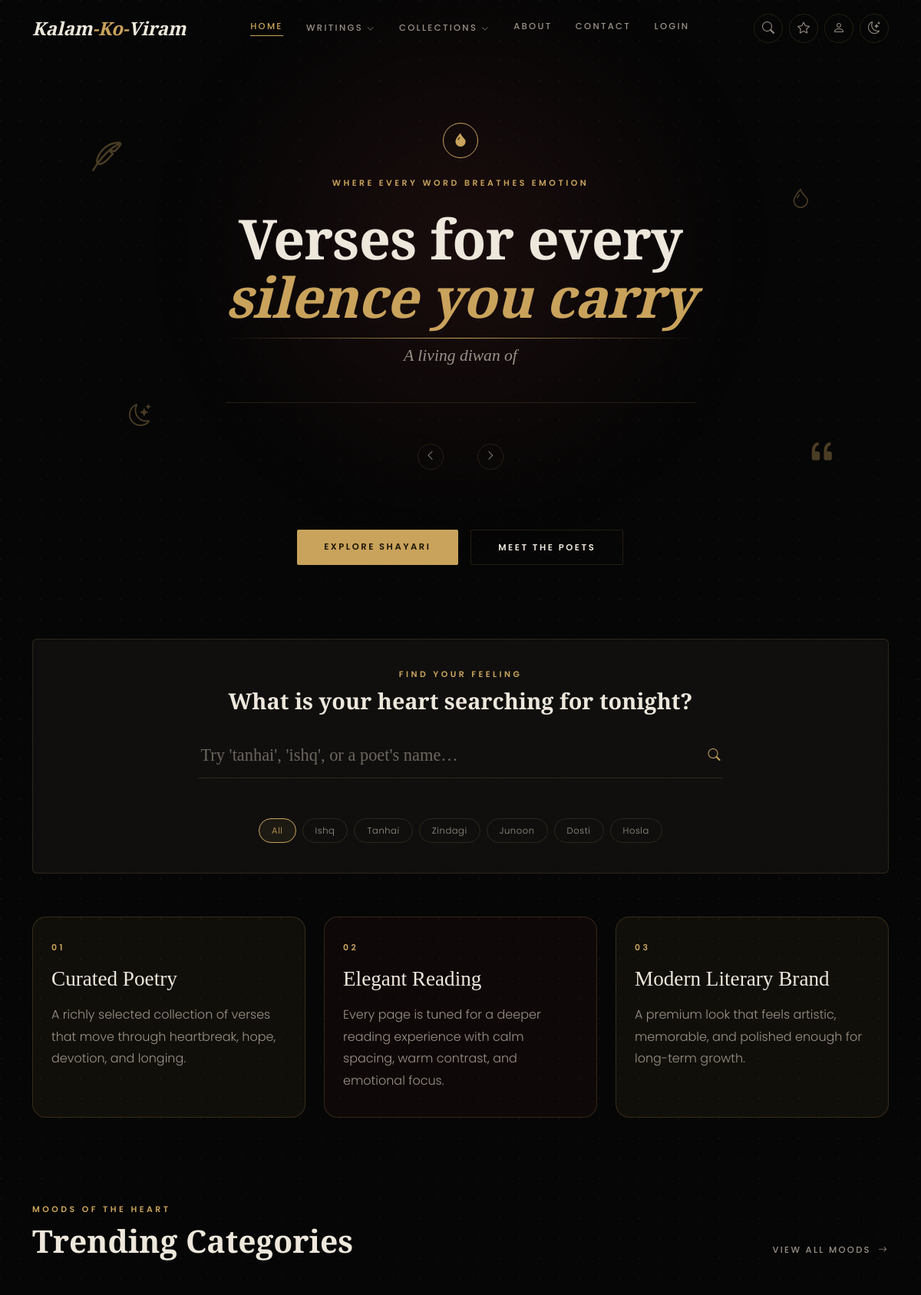
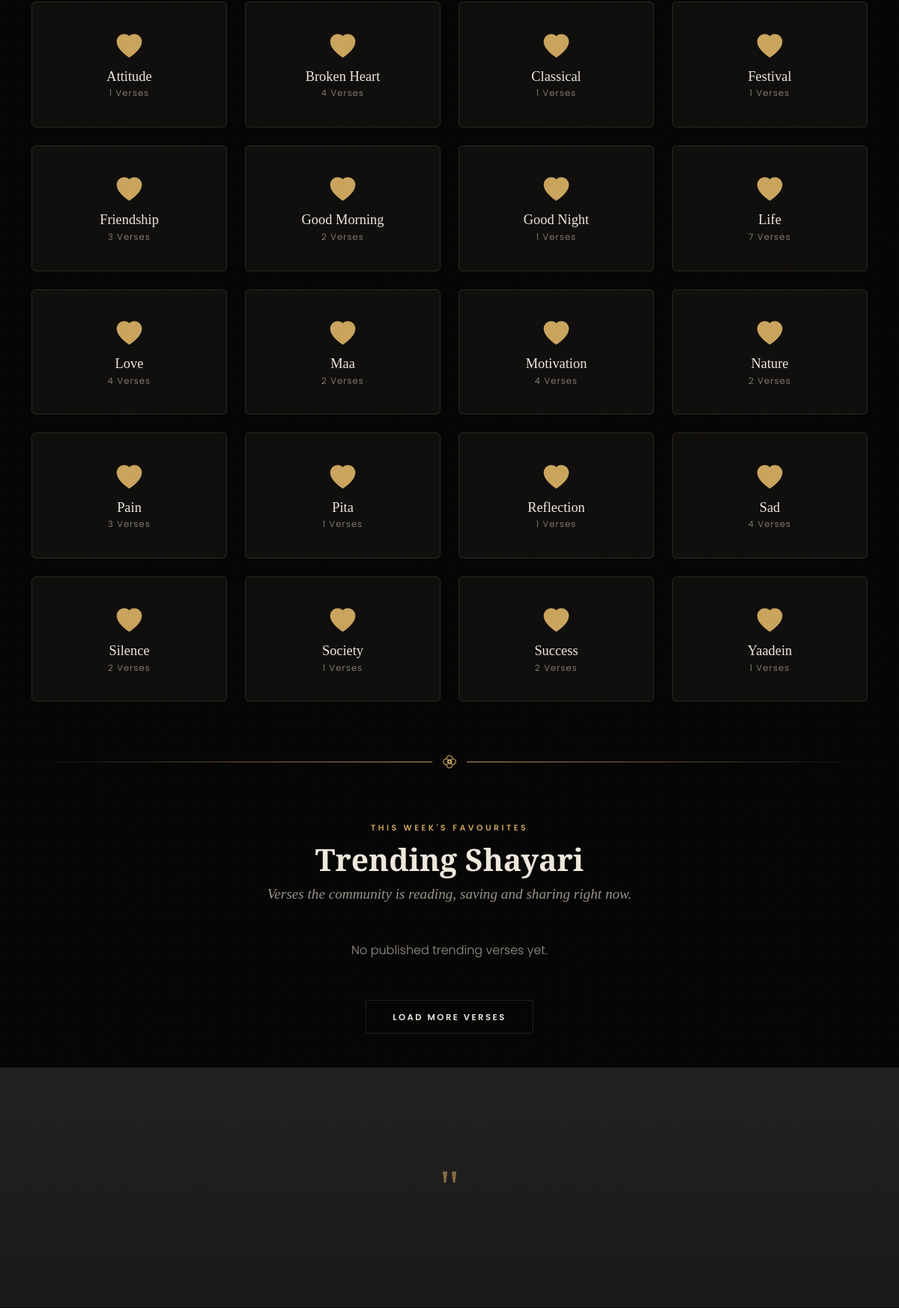
The page / (upper part) on the database its author committed (2 pictures, top to bottom).
### kalam/models.py (models this page shows, shortened)
class Category(models.Model):
	name = models.CharField(max_length=100)
	slug = models.SlugField(max_length=120, unique=True)
	created_at = models.DateTimeField(auto_now_add=True)
	class Meta:
		ordering = ("name",)
		verbose_name_plural = "categories"

### kalam/views.py (the view)
# urls.py: path("", views.landing, name="landing"),
def landing(request):
    published = _published_poetry()
    categories = _published_categories()
    search_data = [
        f"{category.name} — {category.published_count} verses"
        for category in categories
    ]
    search_data.extend(published.order_by().values_list("author__name", flat=True).distinct())
    search_data.extend(published.order_by().values_list("title", flat=True))
    return render(request, "landing.html", {
        "trending_poetry": published.filter(
            is_trending=True,
            poetry_type=Poetry.PoetryType.SHAYARI,
        )[:6],
        "hero_poetry_data": _poetry_data(published[:8]),
        "daily_poetry": published.filter(is_daily=True).first(),
        "categories": categories,
        "homepage_search_data": search_data,
        "spotlight_poetry": published.filter(author__name__iexact="Jaun Elia")[:4],
    })

### kalam/views.py (called while the page is built)
def _published_poetry():
    return Poetry.objects.filter(status=Poetry.Status.PUBLISHED).select_related("author", "category")

def _published_categories():
    return Category.objects.annotate(
        published_count=Count("poetry", filter=Q(poetry__status=Poetry.Status.PUBLISHED))
    ).filter(published_count__gt=0).order_by("name")

def _poetry_data(poetry_items):
    return [
        {
            "id": str(poetry.pk),
            "title": poetry.title,
            "text": poetry.content,
            "author": poetry.author.name,
            "cat": poetry.category.name,
            "cat_slug": poetry.category.slug,
            "type": poetry.poetry_type,
            "date": (poetry.publish_date or poetry.created_at).date().isoformat(),
            "likes": 0,
        }
        for poetry in poetry_items
    ]

### templates/landing.html (shortened to what this page needs)
{% extends "base.html" %}
{% block content %}
<head>
    <link rel="stylesheet" href="https://cdnjs.cloudflare.com/ajax/libs/font-awesome/6.5.1/css/all.min.css" />
    <link rel="stylesheet" href="https://cdn.jsdelivr.net/npm/bootstrap-icons@1.11.3/font/bootstrap-icons.min.css" />
    <link href="https://cdn.jsdelivr.net/npm/bootstrap@5.3.3/dist/css/bootstrap.min.css" rel="stylesheet" />
    <link href="https://cdn.jsdelivr.net/npm/aos@2.3.4/dist/aos.css" rel="stylesheet" />
    <link rel="stylesheet" href="https://cdn.jsdelivr.net/npm/swiper@11/swiper-bundle.min.css" />
</head>
<body>
    <main>
        <section class="hero" id="home">
            <div class="hero-bg-glow"></div>
            <i class="bi bi-feather floating-shape"
                style="font-size:2.4rem; top:22%; left:10%; animation-delay:0s;"></i>
            <i class="bi bi-moon-stars floating-shape"
                style="font-size:1.8rem; top:65%; left:14%; animation-delay:2s;"></i>
            <i class="bi bi-droplet floating-shape"
                style="font-size:1.6rem; top:30%; right:12%; animation-delay:1s;"></i>
            <i class="bi bi-quote floating-shape" style="font-size:2.6rem; top:70%; right:9%; animation-delay:3s;"></i>
            <div class="hero-content">
                <div class="ink-seal"><i class="bi bi-droplet-fill"></i></div>
                <p class="eyebrow mb-4" data-aos="fade-down" data-aos-duration="900">Where Every Word Breathes Emotion
                </p>
                <h1 class="hero-title" data-aos="fade-up" data-aos-duration="1000" data-aos-delay="150">
                    Verses for every<br /><em>silence you carry</em>
                </h1>
                <p class="hero-sub" data-aos="fade-up" data-aos-delay="350">
                    A living diwan of
                </p>
                <div class="hero-rotator" data-aos="fade-up" data-aos-delay="600">
                    <div class="hero-rotator-controls">
                        <button class="hero-rotator-arrow" id="heroSherPrev" title="Previous sher"><i
                                class="bi bi-chevron-left"></i></button>
                        <button class="hero-rotator-arrow" id="heroSherNext" title="Next sher"><i
                                class="bi bi-chevron-right"></i></button>
                    </div>
                </div>
                <div class="d-flex flex-wrap gap-3 justify-content-center mt-5" data-aos="fade-up" data-aos-delay="500">
                    <a href="/shayari/" class="btn-ink">Explore Shayari</a>
                    <a href="#poets" class="btn-outline-ink">Meet the Poets</a>
                </div>
            </div>
        </section>
        <section class="section-pad pt-0" id="search">
            <div class="container" data-aos="fade-up">
                <div class="search-wrap">
                    <p class="eyebrow mb-2 text-center">Find your feeling</p>
                    <h3 class="section-title text-center mb-4" style="font-size:1.8rem;">What is your heart searching
                        for tonight?</h3>
                    <div class="row justify-content-center">
                        <div class="col-lg-8">
                            <div class="search-input-group">
                                <input type="text" id="liveSearchInput" class="search-input-Kalam"
                                    placeholder="Try 'tanhai', 'ishq', or a poet's name…" autocomplete="off" />
                                <i class="bi bi-search search-icon-abs"></i>
                            </div>
                            <div id="searchSuggestions" class="mt-2 small text-muted-custom" style="min-height:20px;">
                            </div>
                        </div>
                    </div>
                    <div class="d-flex flex-wrap gap-2 justify-content-center mt-4">
                        <span class="search-chip active" data-cat="all">All</span>
                        <span class="search-chip" data-cat="ishq">Ishq</span>
                        <span class="search-chip" data-cat="tanhai">Tanhai</span>
                        <span class="search-chip" data-cat="zindagi">Zindagi</span>
                        <span class="search-chip" data-cat="junoon">Junoon</span>
                        <span class="search-chip" data-cat="dosti">Dosti</span>
                        <span class="search-chip" data-cat="hosla">Hosla</span>
                    </div>
                </div>
            </div>
        </section>
        <section class="section-pad pt-0" data-aos="fade-up">
            <div class="container">
                <div class="row g-4">
                    <div class="col-md-4">
                        <div style="background:rgba(201,163,92,0.06); border:1px solid rgba(201,163,92,0.2); border-radius:18px; padding:2rem 1.5rem; height:100%;">
                            <div class="eyebrow mb-3">01</div>
                            <h3 class="mb-3" style="font-size:1.7rem;">Curated Poetry</h3>
                            <p style="color:var(--muted); line-height:1.8; margin:0;">A richly selected collection of verses that move through heartbreak, hope, devotion, and longing.</p>
                        </div>
                    </div>
                    <div class="col-md-4">
                        <div style="background:rgba(122,46,46,0.08); border:1px solid rgba(201,163,92,0.2); border-radius:18px; padding:2rem 1.5rem; height:100%;">
                            <div class="eyebrow mb-3">02</div>
                            <h3 class="mb-3" style="font-size:1.7rem;">Elegant Reading</h3>
                            <p style="color:var(--muted); line-height:1.8; margin:0;">Every page is tuned for a deeper reading experience with calm spacing, warm contrast, and emotional focus.</p>
                        </div>
                    </div>
                    <div class="col-md-4">
                        <div style="background:rgba(201,163,92,0.06); border:1px solid rgba(201,163,92,0.2); border-radius:18px; padding:2rem 1.5rem; height:100%;">
                            <div class="eyebrow mb-3">03</div>
                            <h3 class="mb-3" style="font-size:1.7rem;">Modern Literary Brand</h3>
                            <p style="color:var(--muted); line-height:1.8; margin:0;">A premium look that feels artistic, memorable, and polished enough for long-term growth.</p>
                        </div>
                    </div>
                </div>
            </div>
        </section>
        <section class="section-pad" id="categories">
            <div class="container">
                <div class="d-flex flex-column flex-md-row justify-content-between align-items-md-end mb-5 gap-3"
                    data-aos="fade-up">
                    <div>
                        <p class="eyebrow mb-2">Moods of the Heart</p>
                        <h2 class="section-title">Trending Categories</h2>
                    </div>
                    <a href="/shayari/" class="nav-link-Kalam" style="margin:0;">View All Moods <i
                            class="bi bi-arrow-right ms-1"></i></a>
                </div>
                <div class="row g-4">
                    {% for category in categories %}
                    <div class="col-6 col-md-4 col-lg-3" data-aos="fade-up" data-aos-delay="{{ forloop.counter0|add:'1' }}00">
                        <a href="/shayari/?category={{ category.slug }}" class="cat-card d-block">
                            <i class="bi bi-heart-fill cat-icon"></i>
                            <div class="cat-name">{{ category.name }}</div>
                            <div class="cat-count">{{ category.published_count }} Verses</div>
                        </a>
                    </div>
                    {% empty %}
                    <p class="text-center text-muted-custom">Categories appear here when published poetry is added.</p>
                    {% endfor %}
                </div>
            </div>
        </section>
        <div class="container py-4">
            <div class="divider-motif"><span><i class="bi bi-flower2"></i></span></div>
        </div>
        <section class="section-pad" id="trending">
            <div class="container">
                <div class="text-center mb-5" data-aos="fade-up">
                    <p class="eyebrow mb-2">This Week's Favourites</p>
                    <h2 class="section-title">Trending Shayari</h2>
                    <p class="section-lead mt-2">Verses the community is reading, saving and sharing right now.</p>
                </div>
                <div class="row g-4" id="shayariGrid">
                    {% for poetry in trending_poetry %}
                    <div class="col-md-6 col-lg-4" data-aos="fade-up" data-aos-delay="{{ forloop.counter0|add:'0' }}00">
                        <div class="shayari-card" data-id="{{ poetry.pk }}">
                            <i class="bi bi-quote quote-glyph"></i>
                            <div class="shayari-text">{{ poetry.content|linebreaksbr }}</div>
                            <div class="shayari-meta">
                                <span class="shayari-author">— {{ poetry.author.name }} · {{ poetry.category.name }}</span>
                                <div>
                                    <button class="card-action-btn like-btn" title="Like"><i class="bi bi-heart"></i></button>
                                    <button class="card-action-btn copy-btn" title="Copy"><i class="bi bi-clipboard"></i></button>
                                    <button class="card-action-btn bookmark-btn" title="Bookmark"><i class="bi bi-bookmark"></i></button>
                                    <button class="card-action-btn share-btn" title="Share"><i class="bi bi-share"></i></button>
                                </div>
                            </div>
                        </div>
                    </div>
                    {% empty %}
                    <p class="text-center text-muted-custom">No published trending verses yet.</p>
                    {% endfor %}
                </div>
                <div class="text-center mt-5" data-aos="fade-up">
                    <a href="#poets" class="btn-outline-ink">Load More Verses</a>
                </div>
            </div>
        </section>
        <section class="quote-section" data-aos="fade-in">
            <div class="quote-box">
                <div class="quote-mark">"</div>
            </div>
        </section>
    </main>
{% endblock %}

### rows shown on the page
Category: name "Attitude", published_count "1"
Category: name "Broken Heart", published_count "4"
Category: name "Classical", published_count "1"
Category: name "Festival", published_count "1"
Category: name "Friendship", published_count "3"
Category: name "Good Morning", published_count "2"
Category: name "Good Night", published_count "1"
Category: name "Life", published_count "7"
Category: name "Love", published_count "4"
Category: name "Maa", published_count "2"
Category: name "Motivation", published_count "4"
Category: name "Nature", published_count "2"
Category: name "Pain", published_count "3"
Category: name "Pita", published_count "1"
Category: name "Reflection", published_count "1"
Category: name "Sad", published_count "4"
Category: name "Silence", published_count "2"
Category: name "Society", published_count "1"
Category: name "Success", published_count "2"
Category: name "Yaadein", published_count "1"
